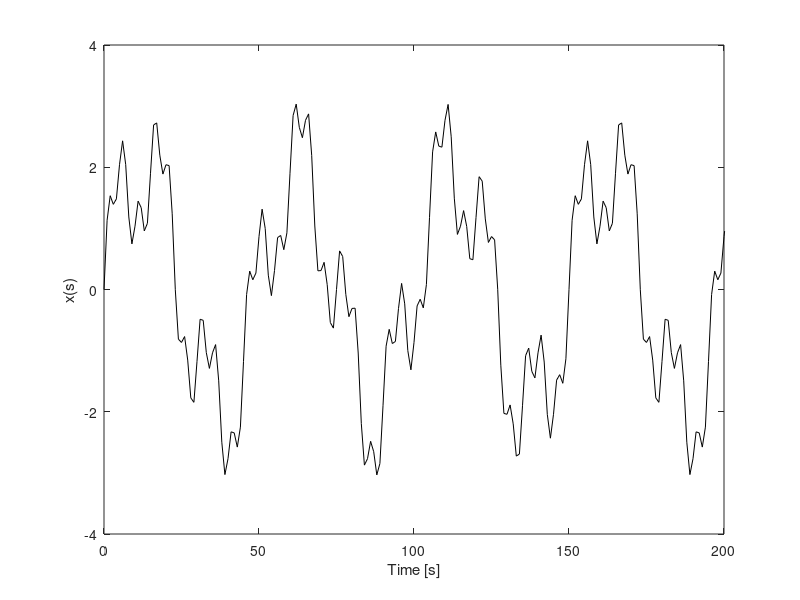

The MATLAB script that drew this image:
clear
clc

% variables
x = 0:20:200;
dt = 1;
time = 0:dt:1000;
A1 = 2;
f1 = 1/50;
A2 = 1;
f2 = 1/15;
A3 = 0.5;
f3 = 1/5;

% make sine waves
x1 = A1*sin(2*pi*f1*time);
x2 = A2*sin(2*pi*f2*time);
x3 = A3*sin(2*pi*f3*time);
Xp = x1+x2+x3;

figure;
plot(time, Xp,'k'); axis([0,200,-4,4])
xlabel('Time [s]');
ylabel('x(s)');

Xtr = 0.005